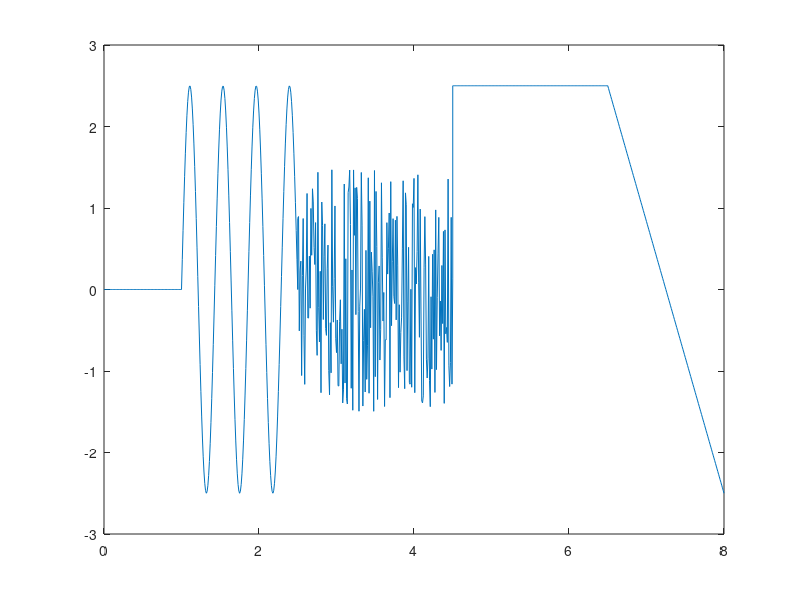

The MATLAB source for this figure:
%% Gabalveida signāla montāža
%% sinusoīda
t_sin = 1:0.01:2.5;
% y_sin = A0 + A*sin(2*pi*f*(t_delay))
A0= 0; A = 2.5; T = (2.5-1)/3.5; f =1/T; delay = 1;
y_sin = A0+A*sin(2*pi*f*(t_sin-delay));
%plot(t_sin, y_sin)
%% Lineāri mainīgs signāls
t_saw = 6.5:0.01:8;
% t_saw = k*(t_saw-delay)
% k = (yA-yB)/(tA-tB) - līknes slīpuma koeficients
% delay - lai noteiktu delay ir jāskatās krustpunkts
% ar t asi (y=0)
yA= 2.5 ; yB= -2.5; tA=6.5; tB=8;
k = (2.5-(-2.5))/(6.5-8);
delay = 7.25;
y_saw = k*(t_saw-delay);
%% Konstantes signāls
t_const = 4.5:0.01:6.5;
y_const = 2.5; % nepareizi
% (t un y ) ir jābūt vienādiem
y_const = zeros(1,201)+2.5; % viena rinda 201 kolonna

% šī pieeja arī nav diž korekta, jo ja izmainīsies elementu skaits 
% vektoram t_const, tad y_const neizmainīsies
%y_const = zeros(size(t_const))+2.5;
plot(t_const, y_const)
%% nuļļu signāls
t_zero = 0:0.01:1;
y_zero = zeros(size(t_zero));
%%% Trokšņa signāls
t_noise = 2.5:0.01:4.5;
y_noise = rand(size(t_noise))*3-1.5
%plot(t_noise,y_noise)
%% signālu apvienošana
t = [t_zero,t_sin,t_noise, t_const,t_saw];
y = [y_zero,y_sin,y_noise,y_const,y_saw];
plot(t,y)
